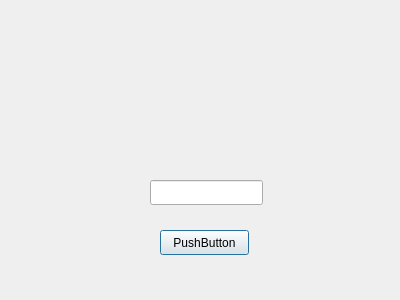
<?xml version="1.0" encoding="UTF-8"?>
<ui version="4.0">
 <class>Dialog</class>
 <widget class="QDialog" name="Dialog">
  <property name="geometry">
   <rect>
    <x>0</x>
    <y>0</y>
    <width>400</width>
    <height>300</height>
   </rect>
  </property>
  <property name="windowTitle">
   <string>Dialog</string>
  </property>
  <widget class="QPushButton" name="pushButton">
   <property name="geometry">
    <rect>
     <x>160</x>
     <y>230</y>
     <width>89</width>
     <height>25</height>
    </rect>
   </property>
   <property name="text">
    <string>PushButton</string>
   </property>
  </widget>
  <widget class="QLineEdit" name="lineEdit">
   <property name="geometry">
    <rect>
     <x>150</x>
     <y>180</y>
     <width>113</width>
     <height>25</height>
    </rect>
   </property>
  </widget>
 </widget>
 <resources/>
 <connections/>
</ui>
